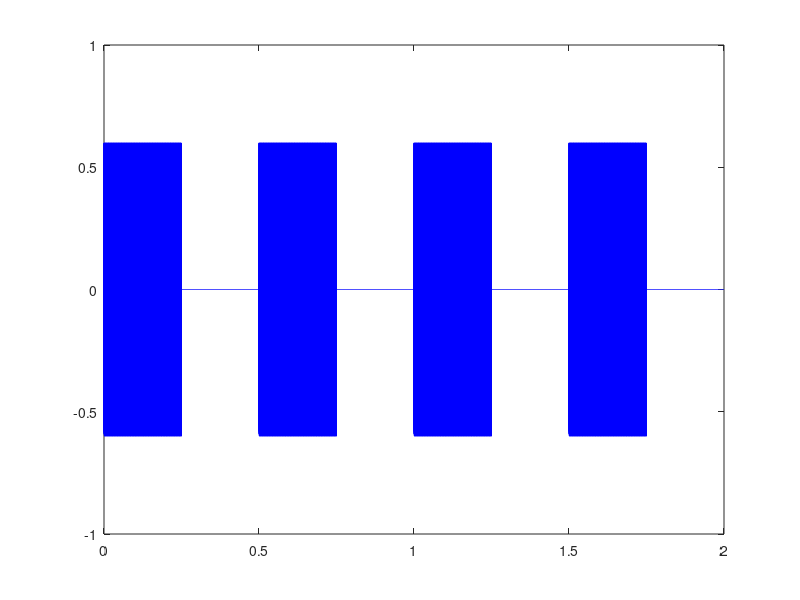

Write the MATLAB code that produced this figure.
clc;
clear;

%creating file
folder = pwd;
baseFileName = '20000Hz.wav';
fileName = fullfile(folder, baseFileName);
fprintf('Full File Name = %s\n', fileName);

T = .25; %how long in seconds  
Fs = 44100; % sampling rate: how many data points per second
dp = Fs*T; %data points for whole time
tp = 1:dp; %vector of data points
t = 0:(1/Fs):(T-1/Fs);

% humans can hear between 20 Hz and 20,000 Hz
f = 20000; % frequency 
%T = linspace(30, 4, length(t)); %pitch changes

a = 0.6; %maximum amplitude %32767
%a = a .* exp(-0.0003*t); %adding exponential decay to amplitude

%a = a .* rand(1, length(x)); %adds a shushing/roaring sound
%a = a .* sin(2.*pi.*t./2000); %adds a decaying pulsing sound

y = a .* sin(2.*pi.*t.*f); %constructing the waveform

%plotting the waveform
% plot(t, y, 'b-');
% title('Sound Wave');
% xlabel('Time (Sec)');
% ylabel('Amplitude');
% axis([0 1 -1 1])
% grid on;

y_silence = zeros(1,dp); %one second of silence

y_long = [y y_silence y y_silence y y_silence y y_silence];
T2 = length(y_long)/Fs;
t_long = 0:(1/Fs):(T2-1/Fs);
sound(y_long, Fs);
plot(t_long, y_long, 'b-');
axis([0 T2 -1 1])

audiowrite(fileName, y_long, Fs) %write wave to .wav file



% sample from online
% load handel.mat
% 
% filename = 'handel.wav';
% audiowrite(filename,y,Fs);
% clear y Fs
% 
% [y,Fs] = audioread('handel.wav');
% 
% t = 1:73113;
% sec = length(y)/Fs;
% t2 = 0:(1/Fs):(sec-1/Fs);
% %sound(y,Fs);
% plot(t2, y);
